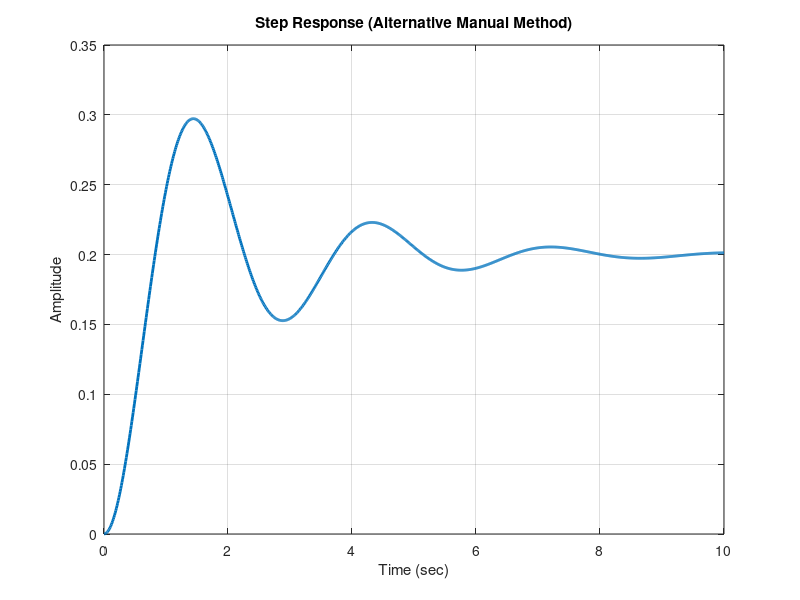

Here is the MATLAB script that generated this plot:
% Example 1: Alternative Analysis without Control System Toolbox
% Forward path G(s) = 1 / (s^2 + s + 4)
% Closed-loop T(s) = G(s) / (1 + G(s)) = 1 / (s^2 + s + 5)

% --- System Parameters ---
% General form: T(s) = (omega_n^2) / (s^2 + 2*zeta*omega_n*s + omega_n^2)
% For T(s) = 1 / (s^2 + s + 5):
wn_sq = 5;                  % Omega_n squared
wn = sqrt(wn_sq);           % Natural frequency
zeta = 1 / (2 * wn);        % Damping ratio (since 2*zeta*wn = 1)
wd = wn * sqrt(1 - zeta^2); % Damped natural frequency

% --- Time Vector ---
t = 0:0.01:10;

% --- Analytical Step Response Formula for Underdamped System ---
% y(t) = FinalValue * (1 - (exp(-zeta*wn*t)/sqrt(1-zeta^2)) * sin(wd*t + phi))
phi = acos(zeta);
steady_state_val = 1/5;     % Final value of 1/(s^2+s+5) is 1/5
y = steady_state_val * (1 - (exp(-zeta*wn*t)/sqrt(1-zeta^2)) .* sin(wd*t + phi));

% --- Calculations ---
% 1. Steady State Error (ess)
% Input is unit step (1), output settles at 1/5
ess = 1 - steady_state_val;

% 2. Peak Time (tp)
tp = pi / wd;

% 3. Maximum Peak Value (Mp_val)
max_peak_val = steady_state_val * (1 + exp(-(zeta * pi) / sqrt(1 - zeta^2)));

% 4. Peak Overshoot Percentage (PO)
PO = exp(-(zeta * pi) / sqrt(1 - zeta^2)) * 100;

% 5. Rise Time (tr)
tr = (pi - phi) / wd;

% 6. Settling Time (ts) - 2% Criterion
ts = 4 / (zeta * wn);

% 7. Delay Time (td) - Time to reach 50% of final value
td = (1 + 0.7 * zeta) / wn;

% --- Display Results ---
fprintf('--- Results for Example 1 (Alternative Method) ---\n');
fprintf('Steady-State Error: %.4f\n', ess);
fprintf('Rise Time: %.4f s\n', tr);
fprintf('Settling Time (2%%): %.4f s\n', ts);
fprintf('Peak Overshoot: %.2f%%\n', PO);
fprintf('Maximum Peak Value: %.4f\n', max_peak_val);
fprintf('Delay Time (approx): %.4f s\n', td);

% --- Plotting ---
plot(t, y, 'LineWidth', 2);
grid on;
xlabel('Time (sec)');
ylabel('Amplitude');
title('Step Response (Alternative Manual Method)');
